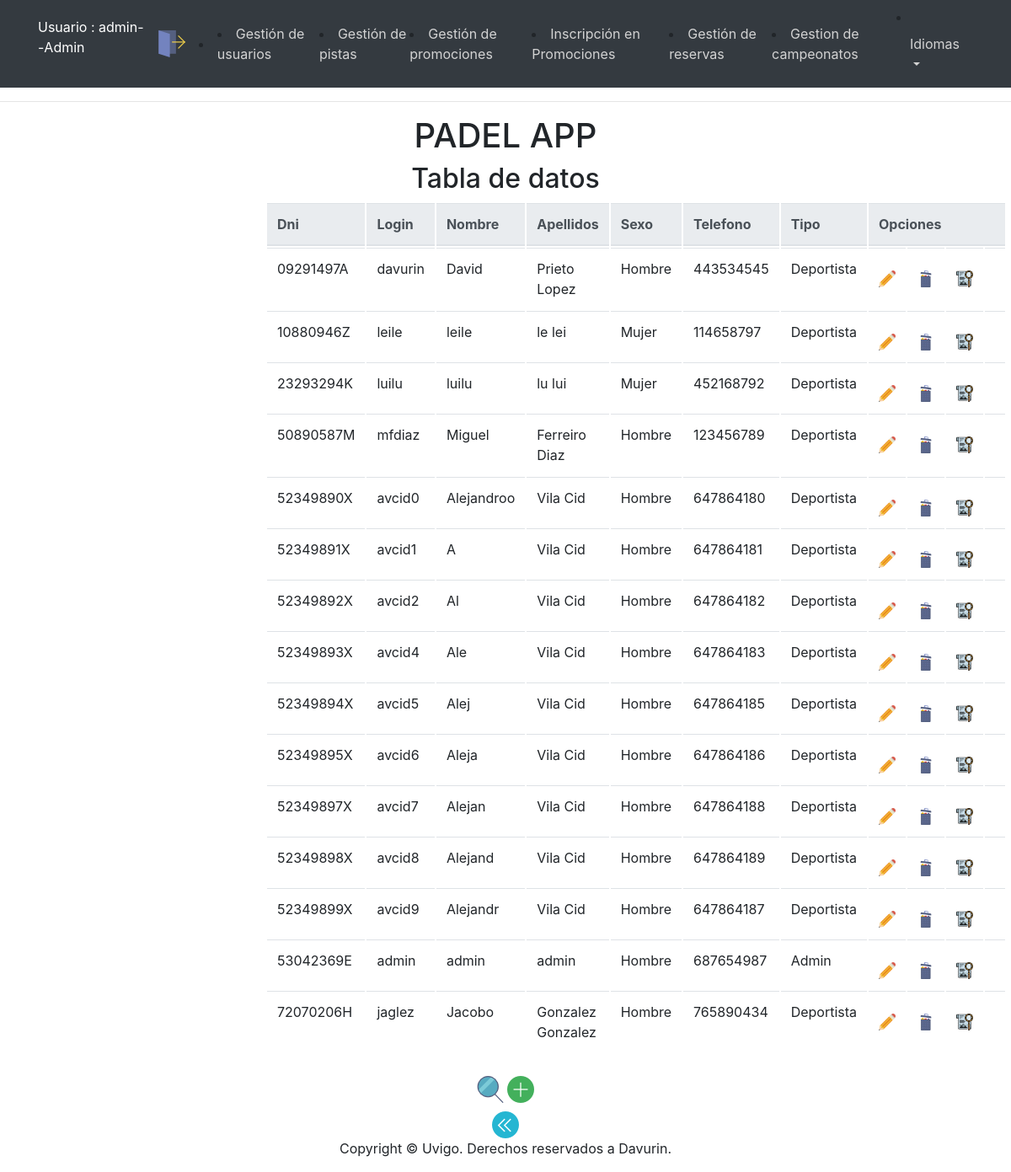
The app's page /app/Controllers/USUARIO_CONTROLLER.php (signed in) with its own data.
### tables this page shows
CREATE TABLE IF NOT EXISTS `Usuario` (
  `Dni` VARCHAR(12) NOT NULL,
  `Login` VARCHAR(25) NOT NULL,
  `Password` VARCHAR(128) NOT NULL,
  `Nombre` VARCHAR(30) NOT NULL,
  `Apellidos` VARCHAR(45) NOT NULL,
  `Sexo` VARCHAR(6) CHARACTER SET 'armscii8' NOT NULL,
  `Tipo` VARCHAR(12) NOT NULL,
  `Telefono` VARCHAR(14) NOT NULL,
  PRIMARY KEY (`Dni`),
  UNIQUE INDEX `Login_UNIQUE` (`Login` ASC) );

### app/Controllers/USUARIO_CONTROLLER.php (called while the page is built, shortened)
<?php
include '../Models/USUARIO_MODEL.php';
include '../Views/USUARIO/USUARIO_SHOWALL_View.php';
switch ( $_REQUEST[ 'action' ] ) {
	default:
		if($_SESSION['tipo'] == 'Admin'){
			if ( !$_POST ) {
				$USUARIO = new USUARIO_MODEL( '', '', '', '', '', '', '', '', '');
			} else {
				$USUARIO = get_data_form();
			}
			$datos = $USUARIO->SEARCH();
			$lista = array( 'Dni','Login','Nombre','Apellidos','Sexo','Telefono','Tipo');
			new USUARIO_SHOWALL( $lista, $datos);
		}else{
			new USUARIO_DEFAULT();
		}
}
?>

### app/Models/USUARIO_MODEL.php (called while the page is built, shortened)
<?php
class USUARIO_MODEL{
	var $Dni;
	var $Login;
    var $Password;
	var $Nombre;
	var $Apellidos;
    var $Sexo;
	var $Tipo;
	var $Telefono;
	var $mysqli;
	function __construct($Login,$Password,$Dni,$Nombre,$Apellidos,$Telefono,$Sexo,$Tipo) {
		$this->Login = $Login;
        $this->Password=$Password;
		$this->Dni = $Dni;
		$this->Nombre = $Nombre;
		$this->Apellidos = $Apellidos;
        $this->Sexo = $Sexo;
        $this->Tipo=$Tipo;
		$this->Telefono = $Telefono;
		include_once '../Functions/BdAdmin.php';
		$this->mysqli = ConectarBD();
	}
	function SEARCH() {
		$sql = "select Dni,
					Login,
                    Password,
					Nombre,
					Apellidos,
                    Sexo,
					Telefono,
                    Tipo
       			from USUARIO
    			where
    				(
					(BINARY Login LIKE '%$this->Login%') &&
                    (BINARY Password LIKE '%$this->Password%') &&
    				(BINARY Dni LIKE '%$this->Dni%') &&
					(BINARY Nombre LIKE '%$this->Nombre%') &&
	 				(BINARY Apellidos LIKE '%$this->Apellidos%') &&
                    (BINARY Sexo LIKE '%$this->Sexo%') &&
	 				(BINARY Telefono LIKE '%$this->Telefono%') &&
					(BINARY Tipo LIKE '%$this->Tipo%')
    				)";
		if ( !( $resultado = $this->mysqli->query( $sql ) ) ) {
			return 'Error en la consulta sobre la base de datos';
		} else {
			return $resultado;
		}
	}
 }
?>

### app/Functions/BdAdmin.php (called while the page is built, shortened)
<?php
function ConectarBD()
	{
	    $mysqli = new mysqli("localhost", "user", "pass", "abpbase");
		return $mysqli;
	}
?>

### app/Views/USUARIO/USUARIO_SHOWALL_View.php (the view, shortened to what this page needs)
<?php
class USUARIO_SHOWALL {
	function __construct( $lista, $datos) {
		$this->lista = $lista;
		$this->datos = $datos;
		$this->render($this->lista,$this->datos);
	}
	function render($lista,$datos){
		$this->datos = $datos;
	include '../Views/Header.php';
?>
		<div class="seccion" align="center">
			<h2>
				<?php echo $strings['Tabla de datos'];?>
			</h2>
			<div class="col-md-6">
			<table class="table">
				<thead class="thead-light">
				<tr>
<?php
					foreach ( $lista as $atributo ) {
?>
						<th>
							<?php echo $strings[$atributo]?>
						</th>
<?php
					}
?>
					<th colspan="4" >
						<?php echo $strings['Opciones']?>
					</th>
				</tr>
<?php
				while ( $fila = mysqli_fetch_array( $this->datos ) ) {
?>
				<tr>
<?php
					foreach ( $lista as $atributo ) {
?>
					<td>
<?php
							echo $fila[ $atributo ];
?>
					</td>
<?php
					}
?>
					<td>
						<form action="../Controllers/USUARIO_CONTROLLER.php" method="get" style="display:inline" >
								<button id ="buttonBien" type="submit" name="action" value="EDIT" ><img src="../Views/icon/modificar.png" alt="<?php echo $strings['Modificar']?>" width="20" height="20" /></button>
					<td>
								<button id ="buttonBien" type="submit" name="action" value="DELETE" ><img src="../Views/icon/eliminar.png" alt="<?php echo $strings['Eliminar']?>" width="20" height="20" /></button>
					<td>
								<button id ="buttonBien" type="submit" name="action" value="SHOWCURRENT" ><img src="../Views/icon/verDetalles.png" alt="<?php echo $strings['Ver en detalle']?>" width="20" height="20"/></button>
						</form>
				    <td>
				</tr>
<?php
				}
?>
				</thead>
			</table>
				<tr align="center">
						<td colspan="2">
					<form action='../Controllers/USUARIO_CONTROLLER.php'>
						<button id ="buttonBien"  type="submit" name="action" value="SEARCH"><img src="../Views/icon/buscar.png" alt="BUSCAR" /></button>
						<button id ="buttonBien"  type="submit" name="action" value="ADD"><img src="../Views/icon/añadir.png" alt="AÑADIR" /></button>
					</form>
					</td>
				</tr>
			</div>
			<form action='../Controllers/USUARIO_CONTROLLER.php' method="post">
				<button id ="buttonBien" type="submit"><img src="../Views/icon/atras.png" alt="<?php echo $strings['Atras']?>" /></button>
			</form>
		</div>
<?php
		include '../Views/Footer.php';
		}
	}
?>

### records on screen
usuario: Dni "09291497A", Login "davurin", Nombre "David", Apellidos "Prieto Lopez", Sexo "Hombre", Telefono "443534545", Tipo "Deportista"
usuario: Dni "10880946Z", Login "leile", Nombre "leile", Apellidos "le lei", Sexo "Mujer", Telefono "114658797", Tipo "Deportista"
usuario: Dni "23293294K", Login "luilu", Nombre "luilu", Apellidos "lu lui", Sexo "Mujer", Telefono "452168792", Tipo "Deportista"
usuario: Dni "50890587M", Login "mfdiaz", Nombre "Miguel", Apellidos "Ferreiro Diaz", Sexo "Hombre", Telefono "123456789", Tipo "Deportista"
usuario: Dni "52349890X", Login "avcid0", Nombre "Alejandroo", Apellidos "Vila Cid", Sexo "Hombre", Telefono "647864180", Tipo "Deportista"
usuario: Dni "52349891X", Login "avcid1", Nombre "A", Apellidos "Vila Cid", Sexo "Hombre", Telefono "647864181", Tipo "Deportista"
usuario: Dni "52349892X", Login "avcid2", Nombre "Al", Apellidos "Vila Cid", Sexo "Hombre", Telefono "647864182", Tipo "Deportista"
usuario: Dni "52349893X", Login "avcid4", Nombre "Ale", Apellidos "Vila Cid", Sexo "Hombre", Telefono "647864183", Tipo "Deportista"
usuario: Dni "52349894X", Login "avcid5", Nombre "Alej", Apellidos "Vila Cid", Sexo "Hombre", Telefono "647864185", Tipo "Deportista"
usuario: Dni "52349895X", Login "avcid6", Nombre "Aleja", Apellidos "Vila Cid", Sexo "Hombre", Telefono "647864186", Tipo "Deportista"
usuario: Dni "52349897X", Login "avcid7", Nombre "Alejan", Apellidos "Vila Cid", Sexo "Hombre", Telefono "647864188", Tipo "Deportista"
usuario: Dni "52349898X", Login "avcid8", Nombre "Alejand", Apellidos "Vila Cid", Sexo "Hombre", Telefono "647864189", Tipo "Deportista"
usuario: Dni "52349899X", Login "avcid9", Nombre "Alejandr", Apellidos "Vila Cid", Sexo "Hombre", Telefono "647864187", Tipo "Deportista"
usuario: Dni "53042369E", Login "admin", Nombre "admin", Apellidos "admin", Sexo "Hombre", Telefono "687654987", Tipo "Admin"
usuario: Dni "72070206H", Login "jaglez", Nombre "Jacobo", Apellidos "Gonzalez Gonzalez", Sexo "Hombre", Telefono "765890434", Tipo "Deportista"

### other values on screen
$strings['Usuario'] "Usuario"
$_SESSION['login'] "admin"
$_SESSION['tipo'] "Admin"
$strings['Gestion de usuarios'] "Gestión de usuarios"
$strings['Gestión de pistas'] "Gestión de pistas"
$strings['Tabla de datos'] "Tabla de datos"
$strings[$atributo] "Dni"
$strings[$atributo] "Login"
$strings[$atributo] "Nombre"
$strings[$atributo] "Apellidos"
$strings[$atributo] "Sexo"
$strings[$atributo] "Telefono"
$strings[$atributo] "Tipo"
$strings['Opciones'] "Opciones"
